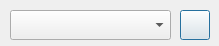
<?xml version="1.0" encoding="UTF-8"?>
<ui version="4.0">
 <class>DelManageDialog</class>
 <widget class="QDialog" name="DelManageDialog">
  <property name="geometry">
   <rect>
    <x>0</x>
    <y>0</y>
    <width>219</width>
    <height>46</height>
   </rect>
  </property>
  <property name="minimumSize">
   <size>
    <width>219</width>
    <height>46</height>
   </size>
  </property>
  <property name="maximumSize">
   <size>
    <width>219</width>
    <height>46</height>
   </size>
  </property>
  <property name="windowTitle">
   <string>Delete - Twiq</string>
  </property>
  <property name="windowIcon">
   <iconset resource="resource.qrc">
    <normaloff>:/twitter-bird-white-on-blue.png</normaloff>:/twitter-bird-white-on-blue.png</iconset>
  </property>
  <widget class="QComboBox" name="accountComboBox">
   <property name="geometry">
    <rect>
     <x>10</x>
     <y>10</y>
     <width>161</width>
     <height>30</height>
    </rect>
   </property>
  </widget>
  <widget class="QPushButton" name="delButton">
   <property name="geometry">
    <rect>
     <x>180</x>
     <y>10</y>
     <width>30</width>
     <height>30</height>
    </rect>
   </property>
   <property name="text">
    <string/>
   </property>
   <property name="icon">
    <iconset resource="resource.qrc">
     <normaloff>:/delete.png</normaloff>:/delete.png</iconset>
   </property>
  </widget>
 </widget>
 <resources>
  <include location="resource.qrc"/>
 </resources>
 <connections>
  <connection>
   <sender>delButton</sender>
   <signal>clicked()</signal>
   <receiver>DelManageDialog</receiver>
   <slot>delAccount()</slot>
   <hints>
    <hint type="sourcelabel">
     <x>197</x>
     <y>30</y>
    </hint>
    <hint type="destinationlabel">
     <x>220</x>
     <y>27</y>
    </hint>
   </hints>
  </connection>
 </connections>
 <slots>
  <slot>delAccount()</slot>
 </slots>
</ui>
